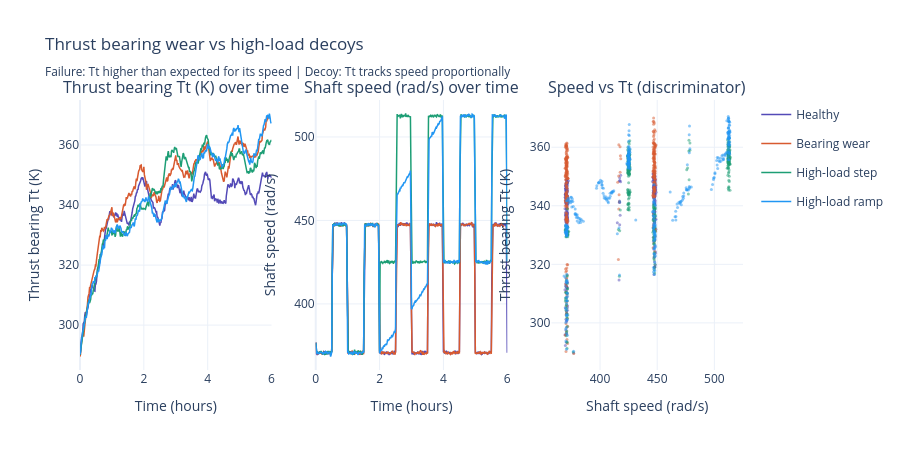

This figure's notebook cell:
### Markdown cell above
## Plot 1 — Thrust bearing wear vs high-load decoys

**Both** show Tt rising — but the failure rises **faster** than the operating conditions explain.

- **Failure:** Tt climbs with no speed increase — excess heat from friction (`rThrust * w^2`)
- **Hard negative:** Higher voltage → speed ↑ → Tt rises too, but proportionally — no excess heat

The discrimination problem: you can't just threshold on "Tt is rising" — you need to check whether the rate of rise is explained by the current load.

### Code cell
def plot_group_interactive(scenarios, signal_y, signal_x, title, y_label, x_label, scatter_label):
    """3-panel interactive plot: signal_y over time, signal_x over time, scatter x vs y."""
    fig = make_subplots(rows=1, cols=3,
                        subplot_titles=[f"{y_label} over time",
                                        f"{x_label} over time",
                                        f"{scatter_label}"])
    for name, label, colour in scenarios:
        df = results[name]
        fig.add_trace(go.Scatter(x=df["time_h"], y=df[signal_y], mode="lines",
                                 line=dict(color=colour, width=1.5),
                                 name=label, legendgroup=label), row=1, col=1)
        fig.add_trace(go.Scatter(x=df["time_h"], y=df[signal_x], mode="lines",
                                 line=dict(color=colour, width=1.5),
                                 name=label, legendgroup=label, showlegend=False), row=1, col=2)
        fig.add_trace(go.Scatter(x=df[signal_x], y=df[signal_y], mode="markers",
                                 marker=dict(color=colour, size=3, opacity=0.5),
                                 name=label, legendgroup=label, showlegend=False), row=1, col=3)
    fig.update_xaxes(title_text="Time (hours)", row=1, col=1)
    fig.update_xaxes(title_text="Time (hours)", row=1, col=2)
    fig.update_xaxes(title_text=x_label, row=1, col=3)
    fig.update_yaxes(title_text=y_label, row=1, col=1)
    fig.update_yaxes(title_text=x_label, row=1, col=2)
    fig.update_yaxes(title_text=y_label, row=1, col=3)
    fig.update_layout(title=title, height=450, template="plotly_white")
    return fig

# ── Plot 1: Thrust bearing ──
fig = plot_group_interactive(
    scenarios=[
        ("normal",              "Healthy",        COLOURS["normal"]),
        ("pump_bearing_wear",   "Bearing wear",   COLOURS["failure"]),
        ("decoy_highload_step", "High-load step", COLOURS["decoy"]),
        ("decoy_highload_ramp", "High-load ramp", "#2196F3"),
    ],
    signal_y="thrust_bearing_K", signal_x="shaft_speed_rads",
    title="Thrust bearing wear vs high-load decoys<br><sub>Failure: Tt higher than expected for its speed | Decoy: Tt tracks speed proportionally</sub>",
    y_label="Thrust bearing Tt (K)", x_label="Shaft speed (rad/s)",
    scatter_label="Speed vs Tt (discriminator)"
)
fig.show()

### Figure 1 — Plotly figure (JSON) as saved in the notebook; plotly's stock layout.template omitted (floating-point values rounded to 4 significant figures; data arrays with more than 128 entries replaced by an {"elided": "..."} marker saying what was removed)
{"data": [{"legendgroup": "Healthy", "line": {"color": "#534AB7", "width": 1.5}, "mode": "lines", "name": "Healthy", "type": "scatter", "x": {"elided": "361 float values"}, "xaxis": "x", "y": {"elided": "361 float values"}, "yaxis": "y"}, {"legendgroup": "Healthy", "line": {"color": "#534AB7", "width": 1.5}, "mode": "lines", "name": "Healthy", "showlegend": false, "type": "scatter", "x": {"elided": "361 float values"}, "xaxis": "x2", "y": {"elided": "361 float values"}, "yaxis": "y2"}, {"legendgroup": "Healthy", "marker": {"color": "#534AB7", "opacity": 0.5, "size": 3}, "mode": "markers", "name": "Healthy", "showlegend": false, "type": "scatter", "x": {"elided": "361 float values"}, "xaxis": "x3", "y": {"elided": "361 float values"}, "yaxis": "y3"}, {"legendgroup": "Bearing wear", "line": {"color": "#D85A30", "width": 1.5}, "mode": "lines", "name": "Bearing wear", "type": "scatter", "x": {"elided": "355 float values"}, "xaxis": "x", "y": {"elided": "355 float values"}, "yaxis": "y"}, {"legendgroup": "Bearing wear", "line": {"color": "#D85A30", "width": 1.5}, "mode": "lines", "name": "Bearing wear", "showlegend": false, "type": "scatter", "x": {"elided": "355 float values"}, "xaxis": "x2", "y": {"elided": "355 float values"}, "yaxis": "y2"}, {"legendgroup": "Bearing wear", "marker": {"color": "#D85A30", "opacity": 0.5, "size": 3}, "mode": "markers", "name": "Bearing wear", "showlegend": false, "type": "scatter", "x": {"elided": "355 float values"}, "xaxis": "x3", "y": {"elided": "355 float values"}, "yaxis": "y3"}, {"legendgroup": "High-load step", "line": {"color": "#1D9E75", "width": 1.5}, "mode": "lines", "name": "High-load step", "type": "scatter", "x": {"elided": "361 float values"}, "xaxis": "x", "y": {"elided": "361 float values"}, "yaxis": "y"}, {"legendgroup": "High-load step", "line": {"color": "#1D9E75", "width": 1.5}, "mode": "lines", "name": "High-load step", "showlegend": false, "type": "scatter", "x": {"elided": "361 float values"}, "xaxis": "x2", "y": {"elided": "361 float values"}, "yaxis": "y2"}, {"legendgroup": "High-load step", "marker": {"color": "#1D9E75", "opacity": 0.5, "size": 3}, "mode": "markers", "name": "High-load step", "showlegend": false, "type": "scatter", "x": {"elided": "361 float values"}, "xaxis": "x3", "y": {"elided": "361 float values"}, "yaxis": "y3"}, {"legendgroup": "High-load ramp", "line": {"color": "#2196F3", "width": 1.5}, "mode": "lines", "name": "High-load ramp", "type": "scatter", "x": {"elided": "361 float values"}, "xaxis": "x", "y": {"elided": "361 float values"}, "yaxis": "y"}, {"legendgroup": "High-load ramp", "line": {"color": "#2196F3", "width": 1.5}, "mode": "lines", "name": "High-load ramp", "showlegend": false, "type": "scatter", "x": {"elided": "361 float values"}, "xaxis": "x2", "y": {"elided": "361 float values"}, "yaxis": "y2"}, {"legendgroup": "High-load ramp", "marker": {"color": "#2196F3", "opacity": 0.5, "size": 3}, "mode": "markers", "name": "High-load ramp", "showlegend": false, "type": "scatter", "x": {"elided": "361 float values"}, "xaxis": "x3", "y": {"elided": "361 float values"}, "yaxis": "y3"}], "layout": {"annotations": [{"font": {"size": 16}, "showarrow": false, "text": "Thrust bearing Tt (K) over time", "x": 0.1444, "xanchor": "center", "xref": "paper", "y": 1.0, "yanchor": "bottom", "yref": "paper"}, {"font": {"size": 16}, "showarrow": false, "text": "Shaft speed (rad/s) over time", "x": 0.5, "xanchor": "center", "xref": "paper", "y": 1.0, "yanchor": "bottom", "yref": "paper"}, {"font": {"size": 16}, "showarrow": false, "text": "Speed vs Tt (discriminator)", "x": 0.8556, "xanchor": "center", "xref": "paper", "y": 1.0, "yanchor": "bottom", "yref": "paper"}], "height": 450, "title": {"text": "Thrust bearing wear vs high-load decoys<br><sub>Failure: Tt higher than expected for its speed | Decoy: Tt tracks speed proportionally</sub>"}, "xaxis": {"anchor": "y", "domain": [0.0, 0.2889], "title": {"text": "Time (hours)"}}, "xaxis2": {"anchor": "y2", "domain": [0.3556, 0.6444], "title": {"text": "Time (hours)"}}, "xaxis3": {"anchor": "y3", "domain": [0.7111, 1.0], "title": {"text": "Shaft speed (rad/s)"}}, "yaxis": {"anchor": "x", "domain": [0.0, 1.0], "title": {"text": "Thrust bearing Tt (K)"}}, "yaxis2": {"anchor": "x2", "domain": [0.0, 1.0], "title": {"text": "Shaft speed (rad/s)"}}, "yaxis3": {"anchor": "x3", "domain": [0.0, 1.0], "title": {"text": "Thrust bearing Tt (K)"}}}}
